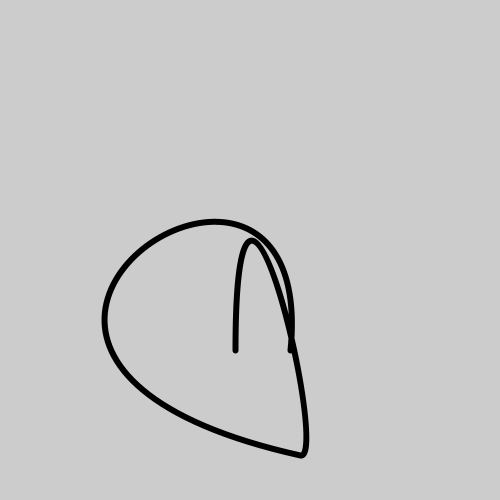
Frame 1 (no input)
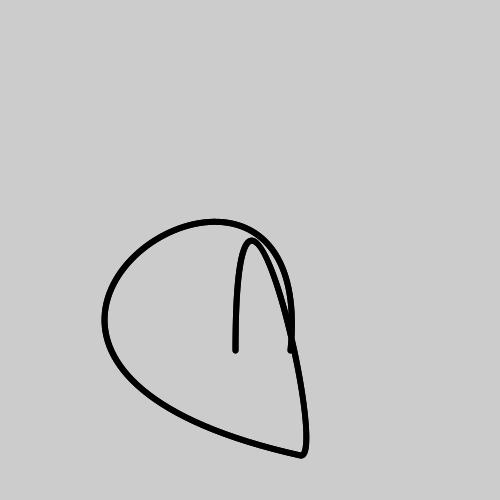
Frame 2 (the mouse pressed at the canvas centre, redrawn once)

The Processing sketch that drew these frames (run headless with seeded random() and noise(); the mouse was pressed at the canvas centre and the sketch redrawn once):

// Processing sketch: exercise_22_1
// ── exercise_22_1.pde
float c = 300.0;

void setup() {
  size(500,500);
  smooth();
  noLoop();
}

void draw() {
  translate(150,300);
  arch(c);
}

void arch (float curvature) {
  float y = 50.0;
  strokeWeight(6);
  noFill();
  beginShape();
  vertex(140.0, y);
  bezierVertex(170.0, y-curvature, -300.0, 55.0, 150.0, 155.0);
  bezierVertex(180.0, 160.0, 85.0, y-curvature, 85.0, y);
  endShape();
}
